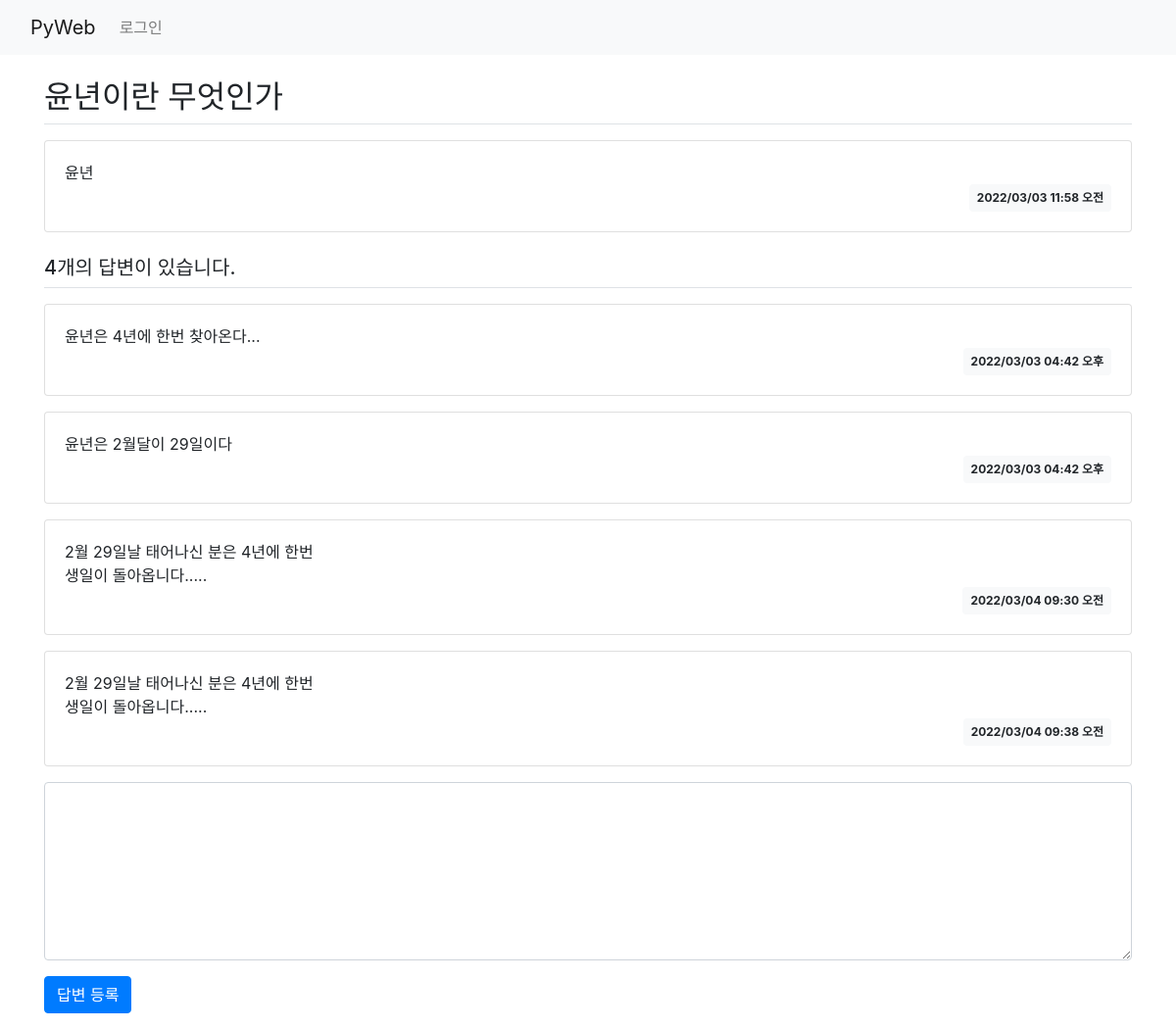
The page /board/1/ on the database its author committed.
### board/models.py (models this page shows, shortened)
class Question(models.Model):
    subject = models.CharField(max_length=200)
    content = models.TextField()
    create_date = models.DateTimeField()

class Answer(models.Model):
    content = models.TextField()
    create_date = models.DateTimeField()
    question = models.ForeignKey(Question, on_delete=models.CASCADE)

### board/views.py (the view)
# urls.py: path('<int:question_id>/', views.detail, name='detail'),
def detail(request, question_id):
    question = get_object_or_404(Question, pk=question_id)  #url경로 오류 처리
    context = {'question': question}
    return render(request, 'board/detail.html', context)

### templates/board/detail.html (shortened to what this page needs)
{% extends 'base.html' %}
{% block content %}
    <div class="container my-3">
       <h2 class="border-bottom py-2">{{ question.subject }}</h2>
        <div class="card my-3">
            <div class="card-body">
                <div class="card-text" style="white-space:pre-line">{{ question.content }}</div>
                <div class="d-flex justify-content-end">
                    <div class="badge badge-light p-2">
                        {{ question.create_date|date:'o/m/d h:i a' }}
                    </div>
                </div>
            </div>
        </div>
        <h5 class="border-bottom my-3 py-2">
            {{ question.answer_set.count }}개의 답변이 있습니다.
        </h5>
        {% for answer in question.answer_set.all %}
        <div class="card my-3">
            <div class="card-body">
                <div class="card-text" style="white-space:pre-line">{{ answer.content }}</div>
                <div class="d-flex justify-content-end">
                    <div class="badge badge-light p-2">
                        {{ answer.create_date|date:'o/m/d h:i a' }}
                    </div>
                </div>
            </div>
        </div>
        {% endfor %}
        <form action="{% url 'board:answer_create' question.id %}" method="post">
          <div class="form-group">
              <textarea name="content" rows="7" cols="60" class="form-control"
              ></textarea>
          </div>
          <input type="submit" value="답변 등록" class="btn btn-primary">
      </form>
    </div>
{% endblock %}

### rows shown on the page
Question: subject "윤년이란 무엇인가", content "윤년", create_date "2022/03/03 11:58 오전", answer_set.count "4"
Answer: content "윤년은 4년에 한번 찾아온다...", create_date "2022/03/03 04:42 오후"
Answer: content "윤년은 2월달이 29일이다", create_date "2022/03/03 04:42 오후"
Answer: content "2월 29일날 태어나신 분은 4년에 한번 생일이 돌아옵니다.....", create_date "2022/03/04 09:30 오전"
Answer: content "2월 29일날 태어나신 분은 4년에 한번 생일이 돌아옵니다.....", create_date "2022/03/04 09:38 오전"
